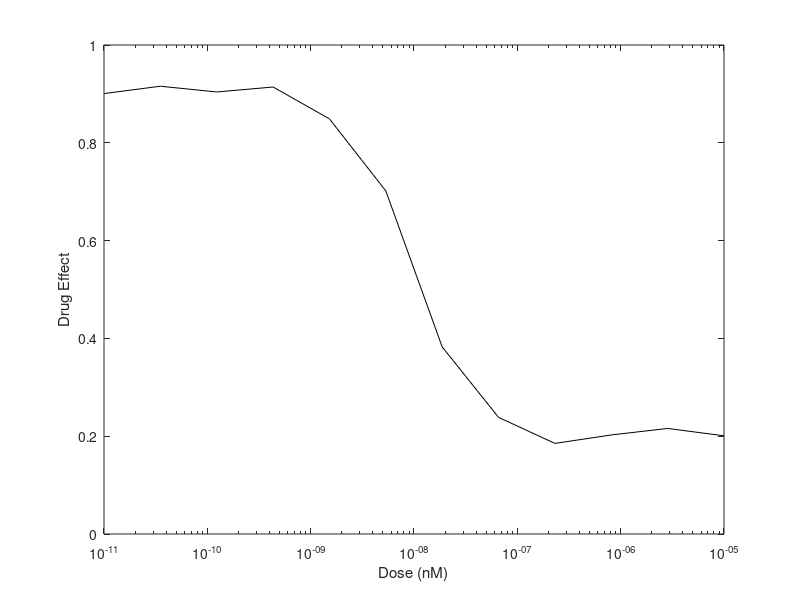

MATLAB code for this plot: (Note: this script raises an error after producing the figure.)
%% Single-cell dose response simulator
clear; clc; close all; %set_plot_defaults_export();


pop_ec50 = 1e-8;
pop_e0 = 0.9;
pop_emax = 0.2;
pop_hs = 2^0.5;

dose_conc = logspace(-11, -5, 12);
dose_conc_fine = logspace(-11, -5, length(dose_conc)*100);
pop_dr = pop_emax + (pop_e0-pop_emax)./(1+(dose_conc./pop_ec50).^pop_hs)+ random('Normal', 0, 0.01, length(dose_conc), 1)';

figure()
semilogx(dose_conc, pop_dr, 'k')
ylim([0 1])
ylabel('Drug Effect')
xlabel('Dose (nM)')

%% Simulate single cells
N_cells = 1000;

%pm stands for plus or minus
pm_ec50 = [0.01:0.2:3.4];
pm_ec50 = -3:0.05:3;
pm_hs = [0.01:0.05:3.5];
pm_hs = -3:0.2:3.1;
pm_e0 = [0.05];
pm_emax = 0.05;
%Create new uniform distributions centered on population parameters
% dist_ec50 = makedist('Uniform', log10(pop_ec50)-pm_ec50, log10(pop_ec50)+pm_ec50);
% dist_e0 = makedist('Uniform', pop_e0 - pm_e0, min(pop_e0+pm_e0, 1));
% dist_emax = makedist('Uniform', max(pop_emax-pm_emax,0), min(pop_emax+pm_emax, 1));
% dist_hs = makedist('Uniform', log2(pop_hs)-pm_hs, log2(pop_hs)+pm_hs);
for ii = 1:length(pm_ec50)
    for jj = 1:length(pm_hs)
        %         sc_dist_ec50 = makedist('Uniform', log10(pop_ec50)-pm_ec50(ii), log10(pop_ec50)+pm_ec50(ii));
        %         sc_dist_hs = makedist('Uniform', log2(pop_hs)-pm_hs(jj), log2(pop_hs)+pm_hs(jj));
        
        sc_dist_ec50 = makedist('Normal', log10(pop_ec50) + pm_ec50(ii), 0.5);
        sc_dist_hs = makedist('Normal', log2(pop_hs) + pm_hs(jj), 0.5);
        
        sc_ec50 = 10.^random(sc_dist_ec50, N_cells,1);
        sc_e0 = random('Uniform', pop_e0 - pm_e0, pop_e0+pm_e0);
        %         sc_e0 = pop_e0;
        sc_emax = random('Uniform', pop_emax - pm_emax, pop_emax+pm_emax);
        %         sc_emax = pop_emax;
        sc_hs = 2.^random(sc_dist_hs, N_cells,1);
        
        sc_dr(ii,jj,:,:) = transpose(sc_emax + ((sc_e0-sc_emax)./(1+(dose_conc./sc_ec50).^sc_hs)))+ random('Normal', 0, 0.01, length(dose_conc), 1);
    end
end

sc_dr_flat = reshape(sc_dr,  [length(pm_ec50)*length(pm_hs), length(dose_conc), N_cells]);
sim_pop_dr = squeeze(mean(sc_dr, 4));
sim_pop_dr_flat = reshape(sim_pop_dr, [length(pm_ec50)*length(pm_hs), length(dose_conc)]);
figure()
semilogx(dose_conc, sim_pop_dr_flat, 'LineWidth', 1)
hold on
semilogx(dose_conc, pop_dr, 'k')
ylim([0 1])
ylabel('Drug Effect')
xlabel('Dose (nM)')

%% plot single-cell responses
figure()
to_plot = squeeze(sc_dr(1,1,:,:))';
auc_sort = trapz(to_plot, 2);
sorted = sortrows([auc_sort, to_plot], 1, 'descend');
imagesc(sorted(:,2:end))
ylabel('cells')
xlabel('Increasing Dose ->')
colorbar()

for ii = 1:length(pm_ec50)
    for jj = 1:length(pm_hs)
        resid(ii,jj) = sum(abs(squeeze(sim_pop_dr(ii,jj,:)) - pop_dr'));
    end
end
figure()
[X,Y] = meshgrid(pm_hs,pm_ec50);
contourf(X,Y,resid)
xlabel('HS mean')
ylabel('EC50 mean')
cb = colorbar;
ylabel(cb, 'Residual with population dose response')
hold on
scatter(1,1,'r', 'filled')

%% Isolate specific points and plot
pts = [[-2 2.6]; [1,0];[2,-2];[0, 0]];
colors = {'r', 'g', 'm', 'c'};
figure()
subplot(2,1,1)
[X,Y] = meshgrid(pm_hs,pm_ec50);
contourf(X,Y,resid)
xlabel('HS mean')
ylabel('EC50 mean')
cb = colorbar;
ylabel(cb, 'Residual with population dose response')
subplot(2,1,2)
semilogx(dose_conc, pop_dr, 'k')
ylim([0 1])
ylabel('Drug Effect')
xlabel('Dose (nM)')
for ii = 1:length(pts)
    row_idx = find(pm_ec50 == pts(ii,2));
    col_idx = find(pm_hs == pts(ii,1));
    subplot(2,1,1)
    hold on
    scatter(pts(ii,1), pts(ii,2),250, colors{ii}, 'filled')
    subplot(2,1,2)
    hold on
    semilogx(dose_conc, squeeze(sim_pop_dr(row_idx, col_idx,:)), 'Color', colors{ii})
    
end

figure()
to_plot = squeeze(sc_dr(row_idx,col_idx,:,:))';
auc_sort = trapz(to_plot, 2);
sorted = sortrows([auc_sort, to_plot], 1, 'descend');
imagesc(sorted(:,2:end))
ylabel('cells')
xlabel('Increasing Dose ->')
colorbar()

%% Try out uniform EC50 distribution w/ sharp switch SC behavior
N_cells = 1000;
sc_dist_ec50 = makedist('Uniform', log10(pop_ec50)-1.5, log10(pop_ec50) + 1.5);
sc_dist_hs = makedist('Normal', log2(pop_hs)+1, 1);

sc_ec50 = 10.^random(sc_dist_ec50, N_cells,1);
sc_e0 = random('Uniform', pop_e0 - pm_e0, pop_e0+pm_e0);
%         sc_e0 = pop_e0;
sc_emax = random('Uniform', pop_emax - pm_emax, pop_emax+pm_emax);
%         sc_emax = pop_emax;
sc_hs = 2.^random(sc_dist_hs, N_cells,1);

sc_dr = transpose(sc_emax + ((sc_e0-sc_emax)./(1+(dose_conc_fine./sc_ec50).^sc_hs)));
to_plot = sc_dr';
auc_sort = trapz(to_plot, 2);
sorted = sortrows([auc_sort, to_plot], 1, 'descend');
imagesc(sorted(:,2:end))
ylabel('cells')
xlabel('Increasing Dose ->')
colorbar()

figure()
semilogx(dose_conc_fine,mean(sc_dr'), 'k')
ylim([0 1])
ylabel('Drug Effect')
xlabel('Dose (nM)')
hold on
semilogx(dose_conc_fine, sc_dr(:,1:4), 'k--')
legend('Population dose response', 'Single cells')

x0 = [pop_emax pop_e0, log10(pop_ec50), log2(pop_hs)];
F = @(x, xdata)x(1) + (x(2)-x(1))./(1 + (xdata./10^x(3)).^(2^x(4)));
lb = [0 0 -14 -4];
ub  = [1 1 -3 4];
[x,resnorm,~,exitflag,output] = lsqcurvefit(F,x0,dose_conc_fine,mean(sc_dr'), lb, ub);
figure()
subplot(1,2,1)
semilogx(dose_conc_fine,mean(sc_dr'), 'k')
ylim([0 1])
ylabel('Drug Effect')
xlabel('Dose (nM)')
hold on
semilogx(dose_conc_fine, sc_dr(:,1:8), 'k--', 'LineWidth', 0.5)
xlim([min(dose_conc_fine) max(dose_conc_fine)])
legend('Population dose response', 'Single cells')
subplot(1,2,2)
X = [log10(sc_ec50), log2(sc_hs)];
hist3(X,'CdataMode','auto')
xlabel('Log_{10}(EC_{50})')
ylabel('Log_{2}(HS)')
cb = colorbar()
ylabel(cb, 'Number of cells')
view(2)
hold on
scatter3(x(3), x(4), 100, 100, 'r', 'filled')
xlim([min(log10(sc_ec50)) max(log10(sc_ec50))]);
ylim([min(log2(sc_hs)) max(log2(sc_hs))]);


fprintf('Size first switch compare fig')
% pause
% saveas(gcf, ['figuresv2/switchCompareAndFit.png'])
% exportgraphics(gcf, ['figuresv2/switchCompareAndFit.pdf'], 'ContentType','vector') 


figure()
subplot(1,3,1)
semilogx(dose_conc_fine, mean(sc_dr'), 'b')
ylim([0 1])
ylabel('Drug Effect')
xlabel('Dose (nM)')
hold on
semilogx(dose_conc_fine, sc_dr(:,1:10), 'r', 'LineWidth', 1)
legend('Population dose response', 'Single cells', 'Location', 'southoutside')
xlim([min(dose_conc_fine) max(dose_conc_fine)])
subplot(1,3,2)
[f, xi] = ksdensity(log10(sc_ec50));
meanEC50 = x(3);
plot(xi, f, 'r')
xline(meanEC50, 'b', 'LineWidth', 1)
xlim([min(log10(sc_ec50)) max(log10(sc_ec50))]);
xlim([log10(pop_ec50)-1.5 log10(pop_ec50) + 1.5]);
xlabel('Log_{10}(EC_{50})')
legend('Single-cell Distribution', 'Population Fit', 'Location', 'southoutside')

subplot(1,3,3)
[f, xi] = ksdensity(log2(sc_hs));
meanHS = x(4);
plot(xi, f, 'r')
xline(meanHS, 'b', 'LineWidth', 1)
xlim([min(log2(sc_hs)) max(log2(sc_hs))]);
legend('Single-cell Distribution', 'Population Fit', 'Location', 'southoutside')
xlabel('Log_{2}(HS)')

fprintf('Size first switch compare fig')
% pause
% saveas(gcf, ['figuresv2/switchCompareAndFit2.png'])
% exportgraphics(gcf, ['figuresv2/switchCompareAndFit2.pdf'], 'ContentType','vector') 
%% Compare 2 distributions with different emax

N_cells = 1000;

%pm stands for plus or minus
pm_ec50 = [0.01:0.2:3.4];
pm_ec50 = -3:0.05:3;
pm_hs = [0.01:0.05:3.5];
pm_hs = -3:0.2:3.1;
pm_e0 = [0.05];
pm_emax = 0.05;

%Create new uniform distributions centered on population parameters
% dist_ec50 = makedist('Uniform', log10(pop_ec50)-pm_ec50, log10(pop_ec50)+pm_ec50);
% dist_e0 = makedist('Uniform', pop_e0 - pm_e0, min(pop_e0+pm_e0, 1));
% dist_emax = makedist('Uniform', max(pop_emax-pm_emax,0), min(pop_emax+pm_emax, 1));
% dist_hs = makedist('Uniform', log2(pop_hs)-pm_hs, log2(pop_hs)+pm_hs);
sc_dr = zeros(length(pm_ec50), length(pm_hs), length(dose_conc), N_cells);
for ii = 1:length(pm_ec50)
    for jj = 1:length(pm_hs)
        %         sc_dist_ec50 = makedist('Uniform', log10(pop_ec50)-pm_ec50(ii), log10(pop_ec50)+pm_ec50(ii));
        %         sc_dist_hs = makedist('Uniform', log2(pop_hs)-pm_hs(jj), log2(pop_hs)+pm_hs(jj));
        
        sc_dist_ec50 = makedist('Normal', log10(pop_ec50) + pm_ec50(ii), 0.5);
        sc_dist_hs = makedist('Normal', log2(pop_hs) + pm_hs(jj), 0.5);
        
        sc_ec50 = 10.^random(sc_dist_ec50, N_cells,1);
        sc_e0 = random('Uniform', pop_e0 - pm_e0, pop_e0+pm_e0);
        %         sc_e0 = pop_e0;
        sc_emax = random('Uniform', pop_emax - pm_emax, pop_emax+pm_emax);
        %         sc_emax = pop_emax;
        sc_hs = 2.^random(sc_dist_hs, N_cells,1);
        
        sc_dr(ii,jj,:,:) = transpose(sc_emax + ((sc_e0-sc_emax)./(1+(dose_conc./sc_ec50).^sc_hs)))+ random('Normal', 0, 0.01, length(dose_conc), 1);
    end
end

sc_dr_flat = reshape(sc_dr,  [length(pm_ec50)*length(pm_hs), length(dose_conc), N_cells]);
sim_pop_dr = squeeze(mean(sc_dr, 4));
sim_pop_dr_flat = reshape(sim_pop_dr, [length(pm_ec50)*length(pm_hs), length(dose_conc)]);
figure()
semilogx(dose_conc, sim_pop_dr_flat, 'LineWidth', 1)
hold on
semilogx(dose_conc, pop_dr, 'k')
ylim([0 1])
ylabel('Drug Effect')
xlabel('Dose (nM)')


